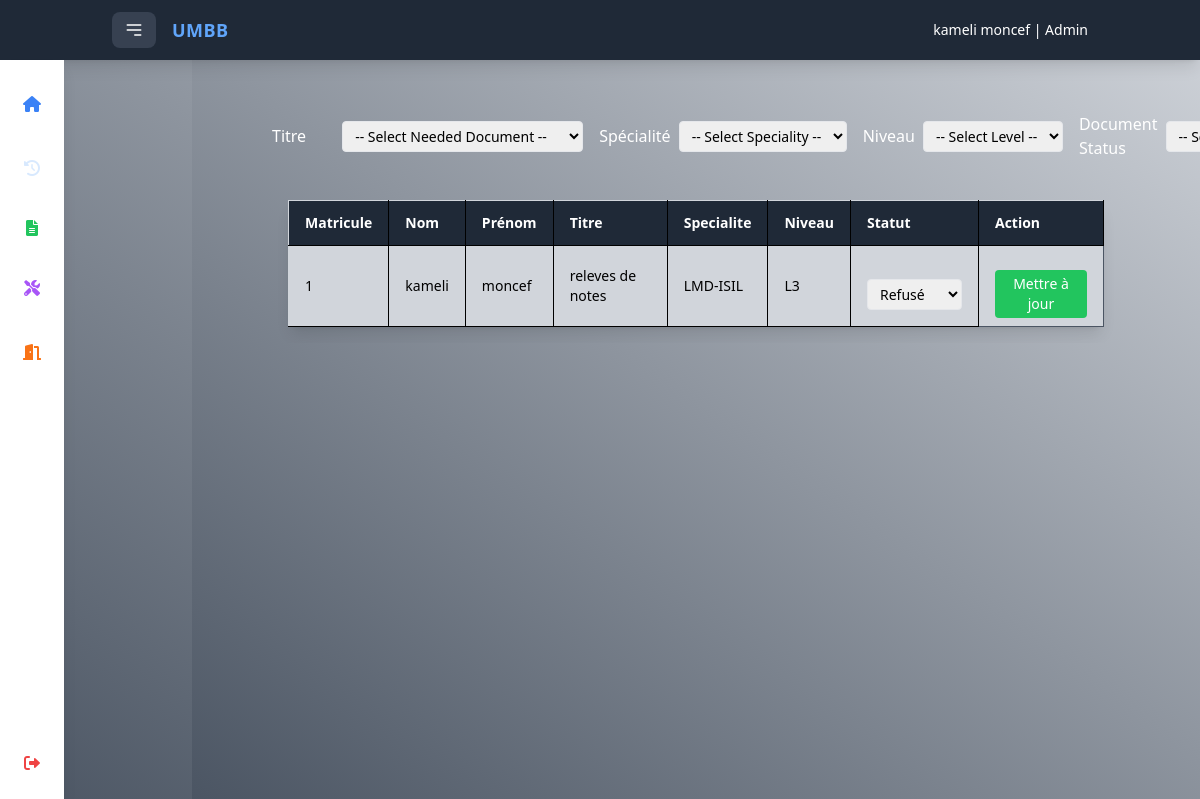
Page /pages/adminDocument.php (signed in) on the committed database.
### tables this page shows
CREATE TABLE IF NOT EXISTS `document` (
  `id_document` int NOT NULL AUTO_INCREMENT,
  `title` varchar(255) NOT NULL,
  `created_at` datetime DEFAULT NULL,
  `id_user` int DEFAULT NULL,
  `document_status` varchar(50) DEFAULT 'en cours',
  PRIMARY KEY (`id_document`),
  KEY `id_user` (`id_user`)
);

CREATE TABLE IF NOT EXISTS `user` (
  `ID` int NOT NULL AUTO_INCREMENT,
  `matricule` bigint NOT NULL,
  `nom` varchar(15) NOT NULL,
  `prenom` varchar(30) NOT NULL,
  `email` varchar(30) NOT NULL,
  `group` int NOT NULL,
  `specialite` varchar(50) NOT NULL,
  `password` int NOT NULL,
  `id_typeperson` int DEFAULT NULL,
  `niveau` varchar(10) DEFAULT NULL,
  PRIMARY KEY (`ID`),
  KEY `fk_id_typeperson` (`id_typeperson`)
);

### class/adminHandler.php (called while the page is built, shortened)
<?php
class Admin {
    public static function getNomPrenomByUsername($conn, $username) {
        $stmt = $conn->prepare("SELECT nom, prenom FROM admin WHERE username = ?");
        $stmt->bind_param("s", $username);
        $stmt->execute();
        $stmt->store_result();
        if ($stmt->num_rows > 0) {
            $stmt->bind_result($nom, $prenom);
            return ['nom' => $nom, 'prenom' => $prenom];
        } else {
            return null;
        }
    }
}
?>

### pages/adminDocument.php (the view, shortened to what this page needs)
<!DOCTYPE html>
<html lang="en">
<head>
    <script src="https://cdn.tailwindcss.com"></script>
    <link href="https://cdnjs.cloudflare.com/ajax/libs/font-awesome/6.0.0-beta3/css/all.min.css" rel="stylesheet">
</head>
<body style="background: linear-gradient(35deg, #4B5563, #D1D5DB);">
<?php
require_once '../class/AdminHandler.php';
$db = new Database('localhost', 'root', '', 'php');
$conn = $db->getConnection();
$adminUsername = $_SESSION['username'] ?? null;
if ($adminUsername) {
    $adminData = Admin::getNomPrenomByUsername($conn, $adminUsername);
    if ($adminData) {
        $adminNom = htmlspecialchars($adminData['nom']);
        $adminPrenom = htmlspecialchars($adminData['prenom']);
    } else {
        $WelcomeMessage = "Admin not found.";
        $adminNom = "Unknown";
        $adminPrenom = "Unknown";
    }
} else {
    header("Location: ../pages/login.php");
    exit();
}
$sql = "
    SELECT u.matricule, u.nom, u.prenom, u.group, u.specialite, u.email, u.niveau, d.id_document, d.document_status, d.title, d.created_at
    FROM user u
    INNER JOIN document d ON u.ID = d.id_user
    WHERE 1
";
$stmt = $conn->prepare($sql);
$stmt->execute();
$result = $stmt->get_result();
$documentsUtilisateur = $result->fetch_all(MYSQLI_ASSOC);
?>
<div class="main">
    <div class="fixed top-0 w-full bg-gray-800 text-white py-3 shadow-lg">
        <div class="container mx-auto flex items-center px-6">
            <button class="text-white bg-gray-700 hover:bg-gray-600 focus:ring-4 focus:ring-gray-500 rounded-lg text-sm px-3 py-2 me-4"
                    type="button"
                    data-drawer-target="drawer-navigation"
                    data-drawer-show="drawer-navigation"
                    aria-controls="drawer-navigation">
                <svg xmlns="http://www.w3.org/2000/svg" class="w-5 h-5" fill="none" viewBox="0 0 24 24" stroke="currentColor" stroke-width="2">
                    <path stroke-linecap="round" stroke-linejoin="round" d="M4 6h16M4 12h16m-7 6h7" />
                </svg>
            </button>
            <h4 class="text-lg font-extrabold text-blue-400 tracking-wide">UMBB</h4>
            <div class="text-sm font-medium text-right ml-auto">
                <?php
                    echo htmlspecialchars($adminPrenom) . " " . htmlspecialchars($adminNom) . " | Admin";
                ?>
            </div>
        </div>
    </div>
</div>
<div class="flex h-screen">
    <div id="sidebar"
        class="group fixed top-[calc(4rem-4px)] left-0 z-50 bg-white dark:bg-gray-800 shadow-lg h-[calc(100%-(4rem-3px))] transition-width duration-300 overflow-hidden hover:w-64 w-16">
        <ul class="space-y-6 font-medium mt-6">
            <li>
                <button onclick="window.location.href='admin.php'"
                    class="flex items-center justify-center w-full p-3 rounded-lg text-white hover:bg-gray-100 dark:hover:bg-gray-700 group-hover:justify-start peer active:bg-gray-200 dark:active:bg-gray-700">
                    <i class="fas fa-home text-blue-500"></i>
                </button>
            </li>
            <li class="group flex items-center">
    <button onclick="window.location.href='admin.php'"
        class="flex items-center justify-center w-full p-3 rounded-lg text-white  opacity-60 cursor-not-allowed pointer-events-none shadow-none">
        <i class="fas fa-history text-blue-200"></i>
    </button>
</li>
            <li>
                <button onclick="window.location.href='adminDocument.php'"
                    class="flex items-center justify-center w-full p-2 rounded-lg hover:bg-gray-100 dark:hover:bg-gray-700 group-hover:justify-start">
                    <i class="fas fa-file-alt text-green-500"></i>
                </button>
            </li>
            <li>
                <button onclick="window.location.href='adminMateriel.php'"
                    class="flex items-center justify-center w-full p-3 rounded-lg text-white hover:bg-gray-100 dark:hover:bg-gray-700 group-hover:justify-start peer active:bg-gray-200 dark:active:bg-gray-700">
                    <i class="fas fa-tools text-purple-500"></i>
                </button>
            </li>
            <li>
                <button onclick="window.location.href='adminSalle.php'"
                    class="flex items-center justify-center w-full p-3 rounded-lg text-white hover:bg-gray-100 dark:hover:bg-gray-700 group-hover:justify-start peer active:bg-gray-200 dark:active:bg-gray-700">
                    <i class="fas fa-door-open text-orange-500"></i>
                </button>
            </li>
        </ul>
        <form action="../class/logout.php" method="POST" class="absolute bottom-4 w-full px-4">
            <button class="flex items-center justify-center w-full p-3 rounded-lg text-white hover:bg-gray-100 dark:hover:bg-gray-700 group-hover:justify-start peer active:bg-gray-200 dark:active:bg-gray-700">
                <i class="fas fa-sign-out-alt text-red-500"></i>
            </button>
        </form>
    </div>
<div class="w-full h-full ml-48 p-20 bg-cover bg-fixed overflow-y-auto min-h-screen" style="background: linear-gradient(35deg, #4B5563, #D1D5DB);" >
    <form action="" method="GET" class="flex space-x-4">
        <div class="flex items-center">
            <label for="filter_title" class="text-white mt-8">Titre</label>
            <select name="filter_title" id="filter_title" class="ml-9 px-2 py-1 rounded border mt-8 text-sm">
                <option value="">-- Select Needed Document --</option>
            </select>
        </div>
        <div class="flex items-center">
            <label for="filter_specialite" class="text-white mt-8">Spécialité</label>
            <select name="filter_specialite" id="filter_specialite" class="ml-2 px-2 py-1 rounded border mt-8 text-sm">
                <option value="">-- Select Speciality --</option>
            </select>
        </div>
        <div class="flex items-center">
            <label for="filter_niveau" class="text-white mt-8">Niveau</label>
            <select name="filter_niveau" id="filter_niveau" class="ml-2 px-2 py-1 rounded border mt-8 text-sm">
                <option value="">-- Select Level --</option>
            </select>
        </div>
        <div class="flex items-center">
            <label for="filter_status" class="text-white mt-8">Document Status</label>
            <select name="filter_status" id="filter_status" class="ml-2 px-2 py-1 rounded border mt-8 text-sm">
                <option value="">-- Select Status --</option>
            </select>
        </div>
    </form>
    <div class="overflow-x-auto p-4">
        <form action="" method="POST">
        <table class="table-auto bg-gray-300 w-full text-sm text-left shadow-lg rounded-lg border border-gray-300 mt-6">
                <thead>
                    <tr class="bg-gray-700 text-white">
                        <th class="bg-gray-800 px-4 py-3 border-r border-b border-black">Matricule</th>
                        <th class="bg-gray-800 px-4 py-3 border-r border-b border-black">Nom</th>
                        <th class="bg-gray-800 px-4 py-3 border-r border-b border-black">Prénom</th>
                        <th class="bg-gray-800 px-4 py-3 border-r border-b border-black">Titre</th>
                        <th class="bg-gray-800 px-4 py-3 border-r border-b border-black">Specialite</th>
                        <th class="bg-gray-800 px-4 py-3 border-r border-b border-black">Niveau</th>
                        <th class="bg-gray-800 px-4 py-3 border-r border-b border-black">Statut</th>
                        <th class="bg-gray-800 px-4 py-3 border-r border-b border-black">Action</th>
                    </tr>
                </thead>
                <tbody>
                    <?php foreach ($documentsUtilisateur as $doc): ?>
                        <tr class="bg-gray-100">
                            <td class="px-4 py-3 border-r border-b border-black bg-gray-300"><?php echo htmlspecialchars($doc['matricule']); ?></td>
                            <td class="px-4 py-3 border-r border-b border-black bg-gray-300"><?php echo htmlspecialchars($doc['nom']); ?></td>
                            <td class="px-4 py-3 border-r border-b border-black bg-gray-300"><?php echo htmlspecialchars($doc['prenom']); ?></td>
                            <td class="px-4 py-3 border-r border-b border-black bg-gray-300"><?php echo htmlspecialchars($doc['title']); ?></td>
                            <td class="px-4 py-3 border-r border-b border-black bg-gray-300"><?php echo htmlspecialchars($doc['specialite']); ?></td>
                            <td class="px-4 py-3 border-r border-b border-black bg-gray-300"><?php echo htmlspecialchars($doc['niveau']); ?></td>
                            <td class="px-4 py-3 border-r border-b border-black bg-gray-300">
                                <select name="status[<?php echo $doc['matricule'] . '_' . $doc['id_document']; ?>]" class="px-2 py-1 rounded border mt-4 text-sm">
                                    <option value="refusé" <?php echo $doc['document_status'] == 'refusé' ? 'selected' : ''; ?>>Refusé</option>
                                </select>
                            </td>
                            <td class="border border-gray-600 bg-gray-300 px-4 py-2">
                                <button type="submit" name="update_status" value="<?php echo $doc['matricule'] . '_' . $doc['id_document']; ?>" class="bg-green-500 text-white px-3 py-1 rounded mt-4 text-sm">Mettre à jour</button>
                            </td>
                        </tr>
                        <?php endforeach; ?>
                </tbody>
            </table>
        </form>
    </div>
</div>
</body>
</html>

### rows in the picture
document: id_user.matricule "1", id_user.nom "kameli", id_user.prenom "moncef", title "releves de notes", id_user.specialite "LMD-ISIL", id_user.niveau "L3", document_status+id_user+id_document "Refusé"

### other values in the picture
$adminPrenom "kameli"
$adminNom "moncef"
